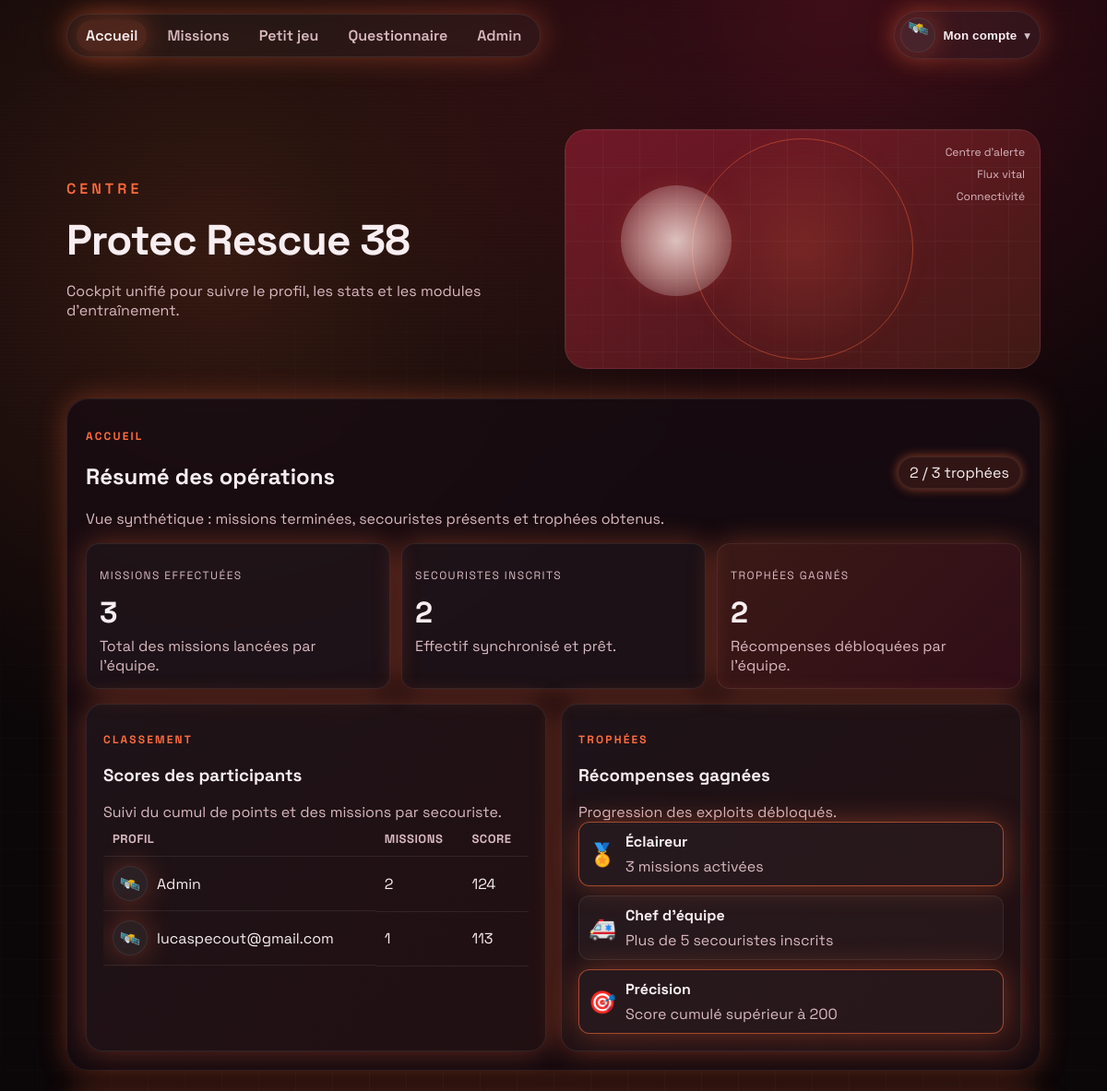
Page / (signed in, upper part) on the earlier database version.
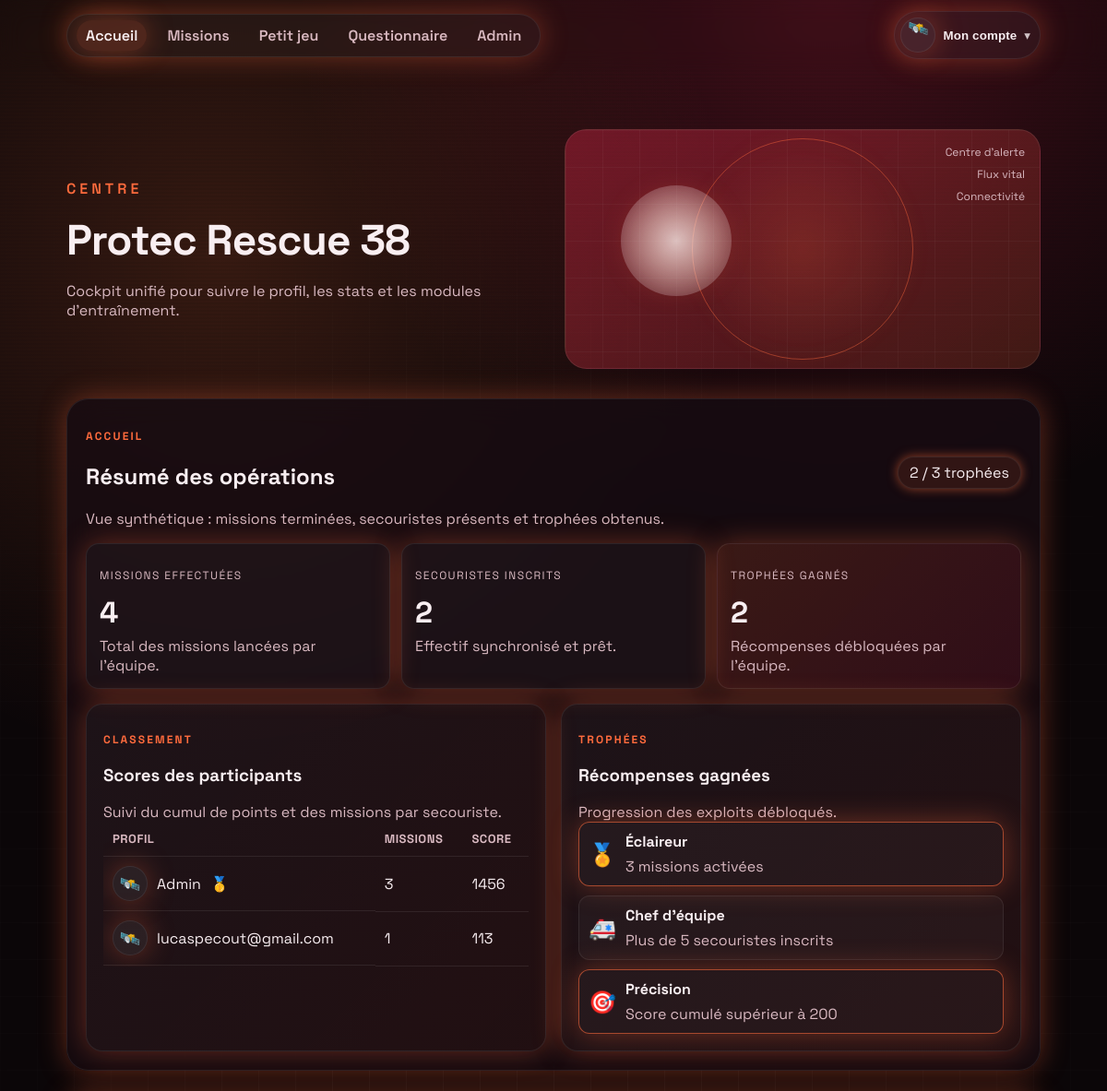
Same page on the later database version.
### app.py (models this page shows, shortened)
class User(db.Model):
    id = db.Column(db.Integer, primary_key=True)
    username = db.Column(db.String(80), nullable=False)
    email = db.Column(db.String(120), unique=True, nullable=False)
    password_hash = db.Column(db.String(255), nullable=False)
    role = db.Column(db.String(20), nullable=False, default="participant")
    avatar = db.Column(db.String(40), default="alpha")
    bonus_points = db.Column(db.Integer, default=0)
    created_at = db.Column(db.DateTime, default=datetime.utcnow)
    progress = db.relationship("Progress", back_populates="user", cascade="all, delete")

### app.py (the view)
    @app.route("/")
    def home():
        return render_shell("home")

### app.py (called while the page is built)
def serialize_progress(progress: Progress):
    return {
        "level": progress.level.slug,
        "status": progress.status,
        "score": progress.score,
        "updated_at": progress.updated_at.isoformat() if progress.updated_at else None,
    }

def serialize_level(level: Level, progress=None):
    return {
        "id": level.id,
        "slug": level.slug,
        "name": level.name,
        "description": level.description,
        "difficulty": level.difficulty,
        "icon": level.icon,
        "difficulty": level.difficulty,
        "icon": level.icon,
        "category": level.category,
        "is_locked": level.is_locked,
        "progress": progress,
    }

def current_user():
    user_id = session.get("user_id")
    if not user_id:
        return None
    return User.query.get(user_id)

def get_user_badges(points):
    badges = []
    if points >= 1000:
        badges.append({"icon": "🥇", "label": "Or", "threshold": 1000})
    elif points >= 500:
        badges.append({"icon": "🥈", "label": "Argent", "threshold": 500})
    elif points >= 200:
        badges.append({"icon": "🥉", "label": "Bronze", "threshold": 200})
    return badges

### templates/index.html (shortened to what this page needs)
<!doctype html>
<html lang="fr">
<head>
  <link rel="stylesheet" href="{{ url_for('static', filename='css/styles.css') }}">
</head>
<body>
  {% set page = current_page or 'home' %}
  <div id="app-shell" class="app-shell hidden">
    <div class="grid-bg" aria-hidden="true"></div>
    <div class="scanline" aria-hidden="true"></div>
    <div class="topbar">
      <nav class="topbar__nav" id="topbar-nav" aria-label="Navigation principale">
        <a class="topbar__link {{ 'topbar__link--active' if page == 'home' else '' }}"
          href="{{ url_for('home') }}">Accueil</a>
        <a class="topbar__link {{ 'topbar__link--active' if page == 'missions' else '' }}"
          href="{{ url_for('missions_page') }}">Missions</a>
        <a class="topbar__link {{ 'topbar__link--active' if page == 'mini-game' else '' }}"
          href="{{ url_for('mini_game_page') }}">Petit jeu</a>
        <a class="topbar__link {{ 'topbar__link--active' if page == 'questionnaire' else '' }}"
          href="{{ url_for('questionnaire_page') }}">Questionnaire</a>
        {% if user.role == 'admin' %}
        <a class="topbar__link {{ 'topbar__link--active' if page == 'admin' else '' }}"
          href="{{ url_for('admin_page') }}">Admin</a>
        {% endif %}
      </nav>
      <div class="profile-menu" id="profile-menu-root">
        <button class="profile-btn" id="profile-btn" aria-haspopup="true" aria-expanded="false">
          <span class="avatar" id="profile-avatar" data-avatar="{{ user.avatar if user else 'alpha' }}">{{
            avatar_emojis.get(user.avatar if user else 'alpha', '🛰️') }}</span>
          <span class="profile-btn__label">Mon compte</span>
          <span class="profile-btn__chevron" aria-hidden="true">▾</span>
        </button>
      </div>
    </div>
    <header class="hero" id="accueil">
      <div class="hero__content">
        {% if page == 'missions' %}
        <p class="hero__eyebrow">Hangar</p>
        <h1>Tableau des missions</h1>
        <p class="hero__tagline">Accède au hangar, choisis un objectif et suis ta progression.</p>
        {% elif page == 'mini-game' %}
        <p class="hero__eyebrow">Réflexes</p>
        <h1>Petit jeu dédié</h1>
        <p class="hero__tagline">Déclenche une simulation rapide pour garder les automatismes actifs.</p>
        {% elif page == 'questionnaire' %}
        <p class="hero__eyebrow">Retour</p>
        <h1>Zone questionnaire</h1>
        <p class="hero__tagline">Ouvre le formulaire et collecte les retours de mission.</p>
        {% elif page == 'admin' %}
        <p class="hero__eyebrow">Administration</p>
        <h1>Console Protec</h1>
        <p class="hero__tagline">Gestion des rôles, création de formateurs et contrôle des accès.</p>
        {% else %}
        <p class="hero__eyebrow">Centre</p>
        <h1>Protec Rescue 38</h1>
        <p class="hero__tagline">Cockpit unifié pour suivre le profil, les stats et les modules d'entraînement.</p>
        {% endif %}
      </div>
      <div class="hero__hologram">
        <div class="holo holo--ring"></div>
        <div class="holo holo--orb"></div>
        <div class="holo holo--grid"></div>
        <div class="holo__labels">
          <span>Centre d'alerte</span>
          <span>Flux vital</span>
          <span>Connectivité</span>
        </div>
      </div>
    </header>
    <main class="shell">
      {% if page == 'home' %}
      <section class="panel" aria-label="Tableau de bord opérations">
        <div class="panel__header">
          <div>
            <p class="eyebrow">Accueil</p>
            <h2>Résumé des opérations</h2>
            <p class="muted">Vue synthétique : missions terminées, secouristes présents et trophées obtenus.</p>
          </div>
          <span class="chip chip--pulse">{{ dashboard_stats.trophies_unlocked }} / {{ dashboard_stats.trophies|length }}
            trophées</span>
        </div>
        <div class="stat-grid">
          <div class="stat-card">
            <p class="label">Missions effectuées</p>
            <p class="stat-card__value">{{ dashboard_stats.missions_completed }}</p>
            <p class="muted">Total des missions lancées par l'équipe.</p>
          </div>
          <div class="stat-card">
            <p class="label">Secouristes inscrits</p>
            <p class="stat-card__value">{{ dashboard_stats.total_rescuers }}</p>
            <p class="muted">Effectif synchronisé et prêt.</p>
          </div>
          <div class="stat-card stat-card--accent">
            <p class="label">Trophées gagnés</p>
            <p class="stat-card__value">{{ dashboard_stats.trophies_unlocked }}</p>
            <p class="muted">Récompenses débloquées par l'équipe.</p>
          </div>
        </div>
        <div class="dual-grid">
          <div class="card card--glass">
            <div class="panel__header">
              <div>
                <p class="eyebrow">Classement</p>
                <h3>Scores des participants</h3>
                <p class="muted">Suivi du cumul de points et des missions par secouriste.</p>
              </div>
            </div>
            <div class="table-wrapper">
              <table class="scoreboard">
                <thead>
                  <tr>
                    <th>Profil</th>
                    <th>Missions</th>
                    <th>Score</th>
                  </tr>
                </thead>
                <tbody>
                  {% for entry in dashboard_stats.leaderboard %}
                  <tr>
                    <td class="scoreboard__user">
                      <span class="avatar" data-avatar="{{ entry.avatar }}">{{ avatar_emojis.get(entry.avatar, '🛰️')
                        }}</span>
                      <span>{{ entry.username }}</span>
                      {% for badge in entry.badges %}
                      <span class="badge" title="{{ badge.label }}">{{ badge.icon }}</span>
                      {% endfor %}
                    </td>
                    <td>{{ entry.missions }}</td>
                    <td>{{ entry.score }}</td>
                  </tr>
                  {% else %}
                  <tr>
                    <td colspan="3" class="muted">Aucun participant enregistré pour le moment.</td>
                  </tr>
                  {% endfor %}
                </tbody>
              </table>
            </div>
          </div>
          <div class="card card--glass">
            <div class="panel__header">
              <div>
                <p class="eyebrow">Trophées</p>
                <h3>Récompenses gagnées</h3>
                <p class="muted">Progression des exploits débloqués.</p>
              </div>
            </div>
            <div class="trophy-grid">
              {% for trophy in dashboard_stats.trophies %}
              <div class="trophy {{ 'trophy--active' if trophy.earned else '' }}">
                <div class="trophy__icon">{{ trophy.icon }}</div>
                <div>
                  <p class="trophy__title">{{ trophy.title }}</p>
                  <p class="muted">{{ trophy.description }}</p>
                </div>
              </div>
              {% endfor %}
            </div>
          </div>
        </div>
      </section>
      {% endif %}
    </main>
  </div>
</body>
</html>

Differences in the rows shown:
changed User "Admin": missions "2" → "3"; score "124" → "1456"
Other differences:
{{ dashboard_stats.missions_completed }}: "3" → "4"
